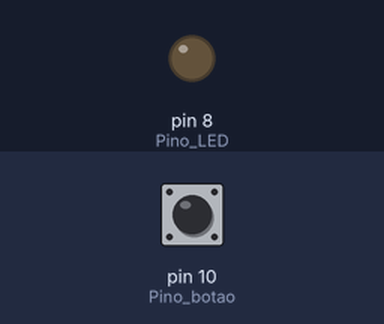
A sketch run on a simulated Arduino Uno, built with avr-gcc and run on an emulated ATmega328P. On the bench: output pins drawn as LEDs (lit = HIGH). The test bench sets the inputs (shaded band); at power-on: pin 10 (Pino_botao) HIGH.

Above: at 1.2 s.
1.3 s: pin 10 (Pino_botao) pulled LOW for 0.15 s
At 2.0 s:
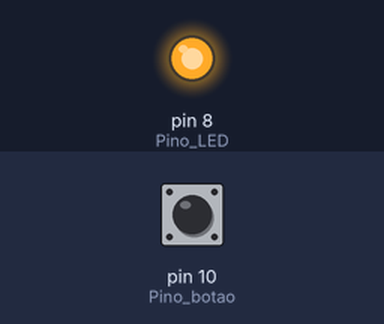
2.9 s: pin 10 (Pino_botao) pulled LOW for 1 s
At 3.2 s:
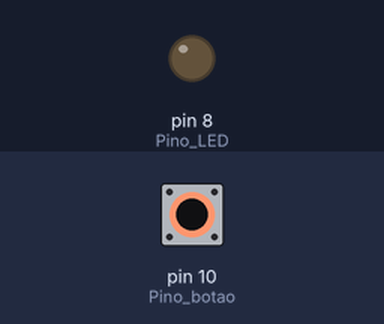
5.4 s: pin 10 (Pino_botao) pulled LOW for 3.2 s
At 6.3 s:
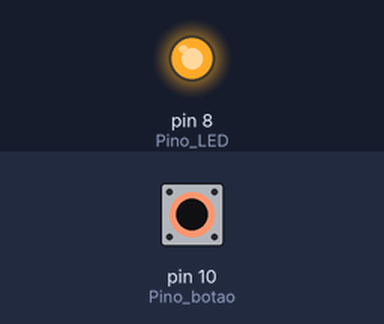
Timing chart, 0 to 8.4 s (numbered marks = the images above; inputs shaded):
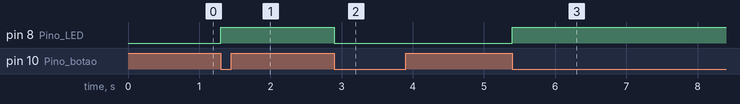

The sketch:

Push_Buttom_com_LED.ino
```cpp
#define Pino_botao 10
#define Pino_LED 8

bool Estado = LOW;

int Estado_Botao = 0;

void setup () {

  pinMode(Pino_LED, OUTPUT);

pinMode(Pino_botao, INPUT_PULLUP);

  }

  void loop() {
    Estado_Botao = digitalRead(Pino_botao);

    if (Estado_Botao == LOW) {

      Estado = !Estado;

      digitalWrite(Pino_LED, Estado);

      while (digitalRead(Pino_botao) == LOW);
      delay(10);
    }

  }
```

Measured:
- after the input at 1.3 s, pin 8 (Pino_LED): LOW → HIGH at once
- after the input at 2.9 s, pin 8 (Pino_LED): HIGH → LOW at once
- after the input at 5.4 s, pin 8 (Pino_LED): LOW → HIGH at once
